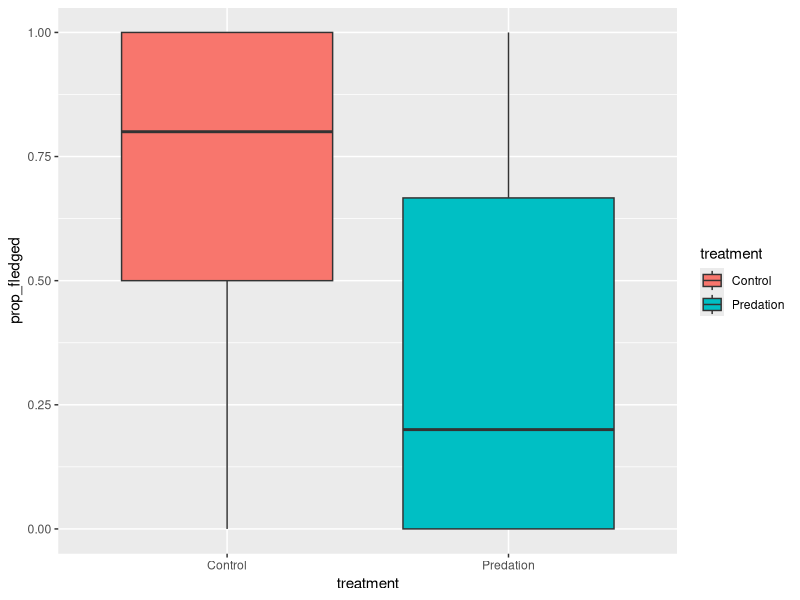
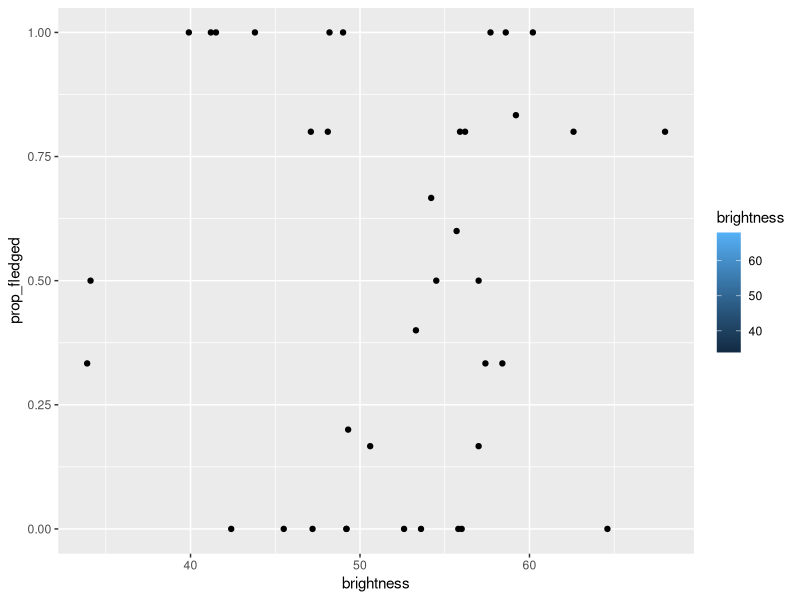

Reproduce these figures in R, in order.
## ---- chunk 1
# load packages and data 
library(ggplot2)
library(dslabs)
library(dplyr)
## ---- chunk 2
# Answer 
swallows <- read.csv("swallows.csv")
brightness <- read.csv("brightness.csv")

# Google? N



## ---- chunk 3
#Answer

swallows <- swallows |> rename(nest_id=nestbox)

brightness <- brightness |> rename(nest_id=nestbox)

swallows_full <- full_join(swallows,brightness)

# I inspected the dataframe and saw that the columns had combined, and that the nest_id name for the column remained through the join.

#Google? N


## ---- chunk 4
# Answer
str(swallows_full)

#comparisons between old and new data frames
table(swallows_full$treatment)
table(swallows$treatment)

max(swallows_full$brood)
max(swallows$brood)

min(swallows_full$n_fledged)
min(swallows$n_fledged)

# Google y/n N
## ---- chunk 5
#Answer

swallows_full <- swallows_full |> mutate(prop_fledged = n_fledged/brood)

# Google? y/n N

## ---- chunk 6
# Answer 
swallows_full |> summarize(mean(prop_fledged, na.rm=TRUE), .by = treatment)

# Google? y/n N

## ---- chunk 7
# Answer

fledge_success <- swallows_full |> ggplot(aes(x=treatment, y=prop_fledged, fill=treatment)) + geom_boxplot()

fledge_success

# Google? y/n


## ---- chunk 8
# Answer

fledge_success_bright <- swallows_full |> ggplot(aes(x=brightness, y=prop_fledged, fill=brightness)) + geom_point()

fledge_success_bright

cor.test(swallows_full$brightness,swallows_full$prop_fledged)

#No evidence of relationship

# Google? y/n N
